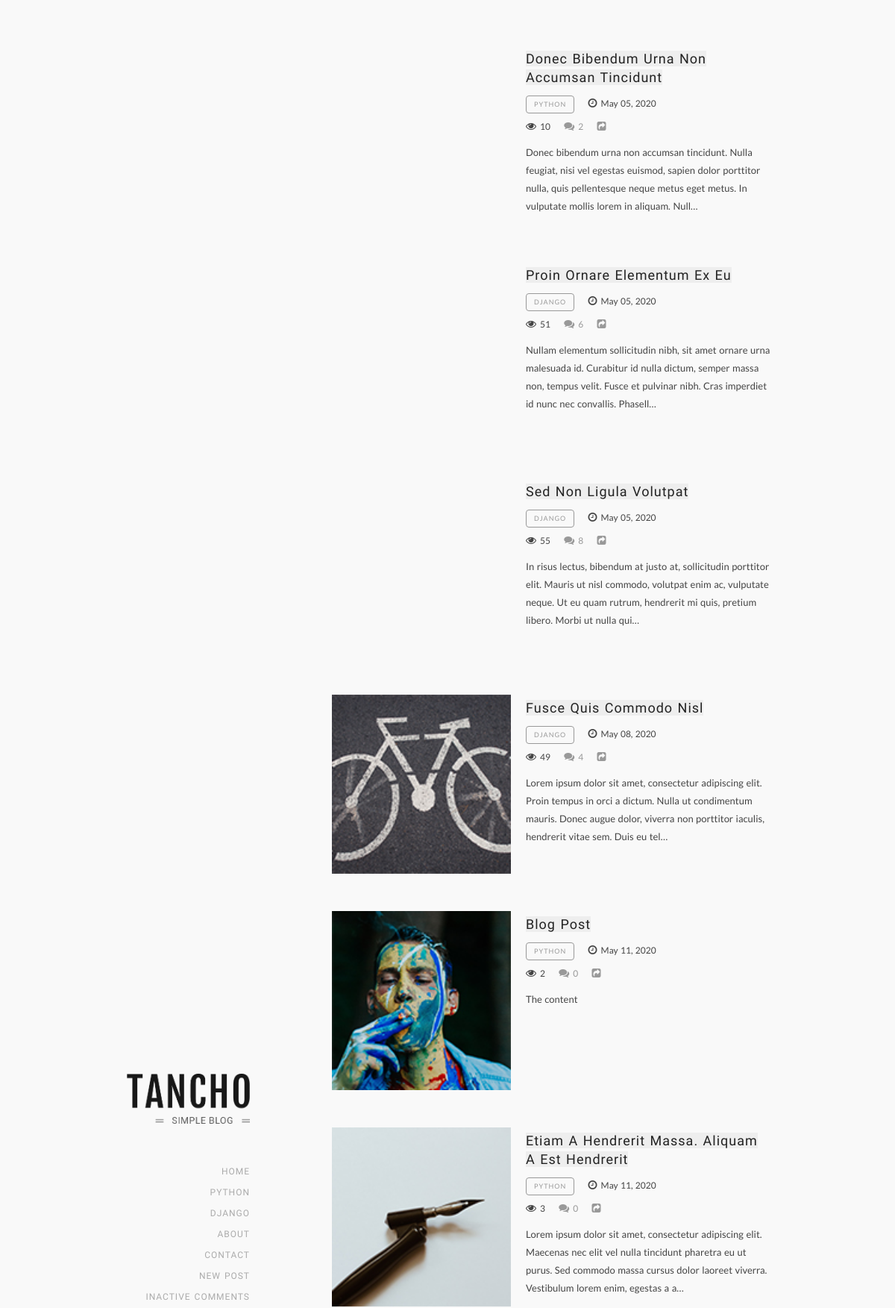
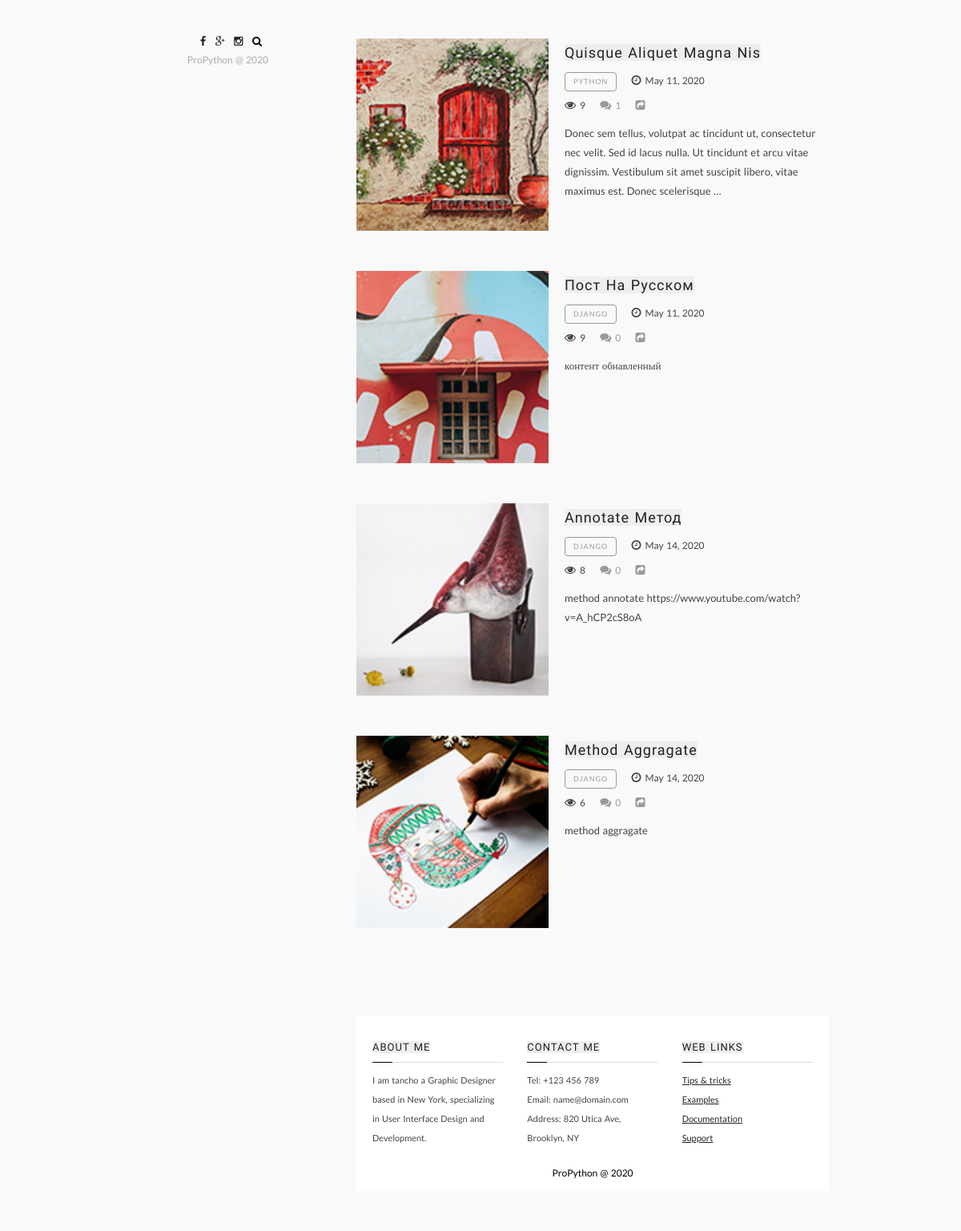
The app's page /search/ (signed in) with its own data (2 pictures, top to bottom).
### posts/db/models.py (models this page shows, shortened)
class Post(models.Model):
    title = models.CharField(max_length=255)
    slug = models.SlugField(unique=True)
    author = models.ForeignKey(User, on_delete=models.CASCADE)
    category = models.ForeignKey(Category, on_delete=models.CASCADE)
    image = models.ImageField(default="default.jpg")
    content = models.TextField()
    views = models.IntegerField(default=0)
    updated = models.DateTimeField(auto_now=True)
    created = models.DateTimeField(auto_now_add=True)
    objects = PostManager()
    def get_absolute_url(self):
        return reverse("post-detail", kwargs={"slug": self.slug, "cat_slug": self.category.slug})

class Category(models.Model):
    title = models.CharField(max_length=255)
    slug = models.SlugField(unique=True)

### search/views.py (the view)
# urls.py: path("", SearchListView.as_view(), name='search'),
class SearchListView(ListView):
    template_name = 'search/view.html'
    context_object_name = "posts"
    ordering = ["-created"]
    paginate_by = 10
    def get_context_data(self, *args, **kwargs):
        context = super(SearchListView, self).get_context_data(*args, **kwargs)
        query = self.request.GET.get('q')
        context['query'] = query
        return context
    def get_queryset(self, *args, **kwargs):
        request = self.request
        query = request.GET.get('q', None)
        if query is not None:
            return Post.objects.search(query)
        return Post.objects.all()

### comments/db/managers.py (called while the page is built)
    def active(self):
        return self.filter(is_active=True)

    def get_queryset(self, *args, **kwargs):
        return CommentQuerySet(self.model, using=self._db)

    def all(self):
        return self.get_queryset().active()

### posts/db/managers.py (called while the page is built)
    def get_queryset(self, *args, **kwargs):
        return PostQuerySet(self.model, using=self._db)

### templates/search/view.html (shortened to what this page needs)
{% extends 'base.html' %}
{% block content %}
<div class="posts-inner  list-layout">
    {% for post in posts %}
    <article class="post">
        <div class="post-media" style="background-image: url({{ post.image.url }})">
            <a href="{{ post.get_absolute_url }}">
            </a>
        </div>
        <div class="post-content">
            <div class="post-header">
                <h2 class="title">
                    <a href="{{ post.get_absolute_url }}">{{ post.title }}</a>
                </h2>
                <div class="post-details">
                    <div class="post-cat">
                        <a href="{% url 'category' cat_slug=post.category.slug %}">{{ post.category.title }}</a>
                    </div>
                    <span class="post-date"><span>{{ post.created|date:'F d, Y' }}</span></span>
                    <div class="post-details-child">
                        <span class="post-views">{{ post.views }}</span>
                        <a href="{{ post.get_absolute_url }}#comments" class="post-comments">{{ post.comment_set.all.count }}</a>
                        <div class="post-share-icon">
                        </div>
                    </div>
                </div>
            </div>
            <div class="the-excerpt">
                <p>{{ post.content|truncatechars:200 }}</p>
            </div>
        </div>
    </article>
    {% endfor %}
</div>
{% endblock content %}

### static_in_env/css/styles.css (style rules this page uses)
html { font-family: sans-serif; -ms-text-size-adjust: 100%; -webkit-text-size-adjust: 100%; }
article, aside, details, figcaption, figure, footer, header, hgroup, main, menu, nav, section, summary { display: block; }
a { color: #222222; background-color: transparent; }
a, input, textarea, button, select { outline: none; }
* { -webkit-box-sizing: border-box; -moz-box-sizing: border-box; box-sizing: border-box; }
h1, .h1, h2, .h2, h3, .h3, h4, .h4, h5, .h5, h6, .h6 { font-family: 'Crete Round', serif; color: #222222; font-weight: 400; line-height: 1.2em; margin-bottom: 20px; margin-top: 0; }
h1 > a, .h1 > a, h2 > a, .h2 > a, h3 > a, .h3 > a, h4 > a, .h4 > a, h5 > a, .h5 > a, h6 > a, .h6 > a { color: inherit; }
h2, .h2 { font-size: 30px; }
a { color: #222222; text-decoration: none; -webkit-transition: all 0.3s ease; -moz-transition: all 0.3s ease; -ms-transition: all 0.3s ease; -o-transition: all 0.3s ease; transition: all 0.3s ease; }
p { margin-top: 0; margin-bottom: 10px; }
body { margin: 0; padding: 60px 0 0; font-family: 'Lato', serif; font-size: 13px; background: #f9f9f9; color: #444444; overflow-x: hidden; line-height: 24px; word-spacing: 1px; }
.posts .list-layout .post-media { width: 240px; height: 240px; float: left; -webkit-background-size: cover; background-size: cover; background-repeat: no-repeat; background-position: center center; position: relative; opacity: 1; -webkit-transition: opacity 0.3s ease; -moz-transition: opacity 0.3s ease; -ms-transition: opacity 0.3s ease; -o-transition: opacity 0.3s ease; transition: opacity 0.3s ease; }
.posts .list-layout .post-media a { position: absolute; top: 0; left: 0; right: 0; bottom: 0; z-index: 9; }
.posts .list-layout .post-content { margin-left: 240px; padding-left: 20px; min-height: 240px; }
.posts .list-layout .title { font-size: 18px; text-align: left; padding-top: 5px; }
.posts .list-layout .post-details { text-align: left; margin-bottom: 10px; }
.posts .list-layout .the-excerpt { margin-top: 10px; }
.posts .list-layout article { padding-bottom: 0; margin-bottom: 50px; }
.posts .list-layout article:after { content: normal; }
.posts .list-layout article .title { padding-left: 0; padding-right: 0; }
.posts article { position: relative; margin-bottom: 70px; padding-bottom: 30px; }
.posts article:last-child { padding-bottom: 0; margin-bottom: 50px; }
.posts article:last-child:after { content: normal; }
.posts article:after { content: ''; display: inline-block; position: absolute; width: 40%; border-bottom: 1px solid #dddddd; bottom: 0; left: 50%; -webkit-transform: translateX(-50%); -moz-transform: translateX(-50%); transform: translateX(-50%); }
.posts article .title { padding-left: 20px; padding-right: 20px; }
.post { margin-bottom: 40px; }
.title { margin-top: 0; margin-bottom: 5px; line-height: 1.4em; color: #222222; font-size: 30px; letter-spacing: 1px; text-align: center; text-transform: capitalize; }
.title span, .title a { background-color: #eeeeee; }
.post-cat { text-transform: uppercase; letter-spacing: 1px; display: inline-block; font-size: 9px; }
.post-cat:after { content: ''; clear: both; display: block; }
.post-cat a { border-radius: 4px; display: inline-block; padding-left: 10px; padding-right: 10px; line-height: 22px; border: 1px solid #999999; }
.post-details { font-size: 12px; text-align: center; margin-bottom: 30px; margin-top: 10px; }
.post-details > *, .post-details .post-details-child > * { margin-right: 15px; }
.post-details .post-details-child { margin-top: 5px; }
.post-details .post-details-child > *:last-child { margin-right: 0; }
.post-details .post-date:before { content: '\f017'; font-family: FontAwesome; font-size: 14px; margin-right: 5px; }
.post-details .post-views:before { content: '\f06e'; font-family: FontAwesome; font-size: 14px; margin-right: 5px; }
.post-details .post-comments:before { content: '\f086'; font-family: FontAwesome; font-size: 14px; margin-right: 5px; }
.post-details .post-share-icon { display: inline-block; color: #999999; cursor: pointer; position: relative; }
.post-details .post-share-icon:before { content: '\f14d'; font-family: FontAwesome; font-size: 14px; margin-right: 5px; }
.post-details a { display: inline-block; color: #999999; }
.post-details a:after { margin-left: 5px; margin-right: 5px; }
.post-details a:last-child:after { content: normal; }
.the-excerpt { margin-top: 20px; }

### records on screen
Post: title "Donec Bibendum Urna Non Accumsan Tincidunt", category "PYTHON", created "May 05, 2020", views "10", comment_set.all.count "2", content "Donec bibendum urna non accumsan tincidunt. Nulla feugiat, nisi vel egestas euismod, sapien dolor porttitor nulla, quis pellentesque neque metus eget metus. In vulputate mollis lorem in aliquam. Null…"
Post: title "Proin Ornare Elementum Ex Eu", category "DJANGO", created "May 05, 2020", views "51", comment_set.all.count "6", content "Nullam elementum sollicitudin nibh, sit amet ornare urna malesuada id. Curabitur id nulla dictum, semper massa non, tempus velit. Fusce et pulvinar nibh. Cras imperdiet id nunc nec convallis. Phasell…"
Post: title "Sed Non Ligula Volutpat", category "DJANGO", created "May 05, 2020", views "55", comment_set.all.count "8", content "In risus lectus, bibendum at justo at, sollicitudin porttitor elit. Mauris ut nisl commodo, volutpat enim ac, vulputate neque. Ut eu quam rutrum, hendrerit mi quis, pretium libero. Morbi ut nulla qui…"
Post: image (picture), title "Fusce Quis Commodo Nisl", category "DJANGO", created "May 08, 2020", views "49", comment_set.all.count "4", content "Lorem ipsum dolor sit amet, consectetur adipiscing elit. Proin tempus in orci a dictum. Nulla ut condimentum mauris. Donec augue dolor, viverra non porttitor iaculis, hendrerit vitae sem. Duis eu tel…"
Post: image (picture), title "Blog Post", category "PYTHON", created "May 11, 2020", views "2", comment_set.all.count "0", content "The content"
Post: image (picture), title "Etiam A Hendrerit Massa. Aliquam A Est Hendrerit", category "PYTHON", created "May 11, 2020", views "3", comment_set.all.count "0", content "Lorem ipsum dolor sit amet, consectetur adipiscing elit. Maecenas nec elit vel nulla tincidunt pharetra eu ut purus. Sed commodo massa cursus dolor laoreet viverra. Vestibulum lorem enim, egestas a a…"
Post: image (picture), title "Quisque Aliquet Magna Nis", category "PYTHON", created "May 11, 2020", views "9", comment_set.all.count "1", content "Donec sem tellus, volutpat ac tincidunt ut, consectetur nec velit. Sed id lacus nulla. Ut tincidunt et arcu vitae dignissim. Vestibulum sit amet suscipit libero, vitae maximus est. Donec scelerisque …"
Post: image (picture), title "Пост На Русском", category "DJANGO", created "May 11, 2020", views "9", comment_set.all.count "0", content "контент обнавленный"
Post: image (picture), title "Annotate Метод", category "DJANGO", created "May 14, 2020", views "8", comment_set.all.count "0", content "method annotate https://www.youtube.com/watch?v=A_hCP2cS8oA"
Post: image (picture), title "Method Aggragate", category "DJANGO", created "May 14, 2020", views "6", comment_set.all.count "0", content "method aggragate"
